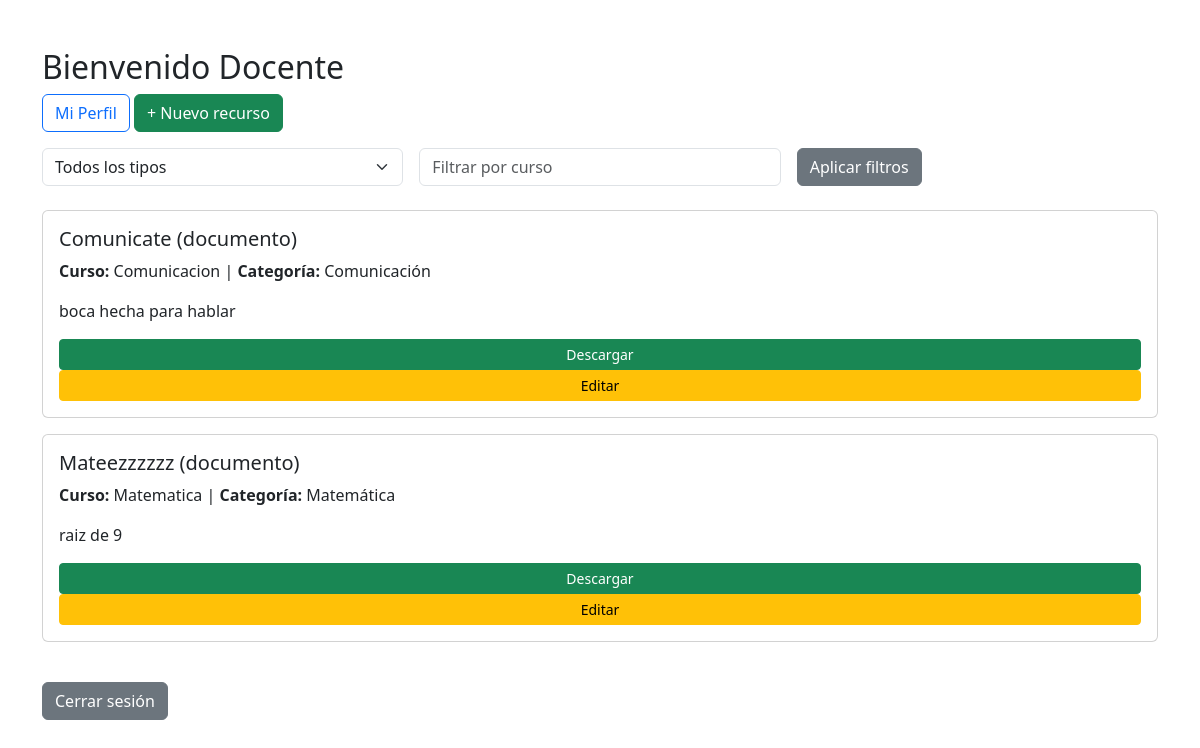
The app's page /dashboard/docente.php (signed in) with its own data.
### tables this page shows
CREATE TABLE `recursos` (
  `id` int(11) NOT NULL,
  `docente_id` int(11) DEFAULT NULL,
  `titulo` varchar(255) DEFAULT NULL,
  `tipo` enum('documento','video','enlace','ejercicio') DEFAULT NULL,
  `archivo` varchar(255) DEFAULT NULL,
  `enlace` text DEFAULT NULL,
  `descripcion` text DEFAULT NULL,
  `curso` varchar(100) DEFAULT NULL,
  `categoria` enum('Matemática','Comunicación','Ciencia') DEFAULT NULL,
  `fecha_subida` datetime DEFAULT current_timestamp()
);

### dashboard/docente.php (the view, shortened to what this page needs)
<?php
require_once '../config.php';
$docente_id = $_SESSION['usuario']['id'];
$where = "WHERE docente_id = ?";
$params = [$docente_id];
$sql = "SELECT * FROM recursos $where ORDER BY fecha_subida DESC";
$stmt = $pdo->prepare($sql);
$stmt->execute($params);
$recursos = $stmt->fetchAll();
?>
<link href="https://cdn.jsdelivr.net/npm/bootstrap@5.3.0/dist/css/bootstrap.min.css" rel="stylesheet">
<div class="container mt-5">
  <h2>Bienvenido Docente</h2>
  <a href="perfil.php" class="btn btn-outline-primary mb-3">Mi Perfil</a>
  <a href="crear_recurso.php" class="btn btn-success mb-3">+ Nuevo recurso</a>
  <form method="GET" class="row g-3 mb-4">
    <div class="col-md-4">
      <select name="tipo" class="form-select">
        <option value="">Todos los tipos</option>
      </select>
    </div>
    <div class="col-md-4">
      <input type="text" name="curso" class="form-control" placeholder="Filtrar por curso">
    </div>
    <div class="col-md-4">
      <button class="btn btn-secondary">Aplicar filtros</button>
    </div>
  </form>
  <?php if ($recursos): ?>
    <?php foreach ($recursos as $recurso): ?>
      <div class="card mb-3 p-3">
        <h5><?= htmlspecialchars($recurso['titulo']) ?> (<?= $recurso['tipo'] ?>)</h5>
        <p><strong>Curso:</strong> <?= $recurso['curso'] ?> | <strong>Categoría:</strong> <?= $recurso['categoria'] ?></p>
        <p><?= htmlspecialchars($recurso['descripcion']) ?></p>
        <?php if ($recurso['tipo'] === 'enlace'): ?>
          <a href="<?= $recurso['enlace'] ?>" target="_blank" class="btn btn-sm btn-primary">Abrir Enlace</a>
        <?php else: ?>
          <a href="../<?= $recurso['archivo'] ?>" class="btn btn-sm btn-success" download>Descargar</a>
        <?php endif; ?>
        <a href="editar_recurso.php?id=<?= $recurso['id'] ?>" class="btn btn-sm btn-warning">Editar</a>
      </div>
    <?php endforeach; ?>
  <?php else: ?>
    <div class="alert alert-info">No has subido recursos aún.</div>
  <?php endif; ?>
  <a href="../auth/logout.php" class="btn btn-secondary mt-4">Cerrar sesión</a>
</div>

### records on screen
recursos: titulo "Comunicate", tipo "documento", curso "Comunicacion", categoria "Comunicación", descripcion "boca hecha para hablar"
recursos: titulo "Mateezzzzzz", tipo "documento", curso "Matematica", categoria "Matemática", descripcion "raiz de 9"
